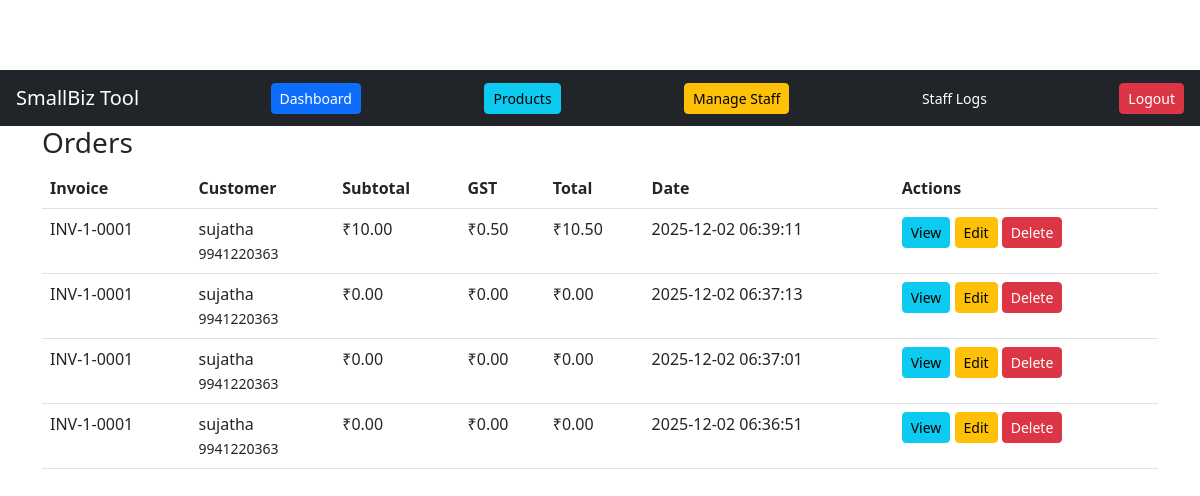
Page /orders (signed in) on the committed database.
### app.py (models this page shows)
class Order(db.Model):
    id = db.Column(db.Integer, primary_key=True)
    user_id = db.Column(db.Integer, db.ForeignKey('user.id'))
    customer_id = db.Column(db.Integer, db.ForeignKey('customer.id'))
    invoice_no = db.Column(db.String(50))
    subtotal = db.Column(db.Float, default=0.0)
    tax_total = db.Column(db.Float, default=0.0)
    total_amount = db.Column(db.Float, default=0.0)
    date = db.Column(db.String(50))
    items = db.relationship('OrderItem', backref='order', cascade='all, delete-orphan')
    customer = db.relationship('Customer', lazy='joined')

class Customer(db.Model):
    id = db.Column(db.Integer, primary_key=True)
    user_id = db.Column(db.Integer, db.ForeignKey('user.id'))
    name = db.Column(db.String(120))
    phone = db.Column(db.String(30))
    notes = db.Column(db.String(255))

### app.py (the view)
@app.route('/orders')
@login_required
def orders():
    orders = Order.query.filter_by(user_id=current_user.id).order_by(Order.id.desc()).all()
    return render_template('orders.html', orders=orders)

### app.py (called while the page is built)
@login_manager.user_loader
def load_user(user_id):
    return User.query.get(int(user_id))

### templates/orders.html
{% extends "base.html" %}
{% block content %}
<h3>Orders</h3>
<table class="table">
  <thead><tr><th>Invoice</th><th>Customer</th><th>Subtotal</th><th>GST</th><th>Total</th><th>Date</th><th>Actions</th></tr></thead>
  <tbody>
  {% for o in orders %}
    <tr>
      <td>{{ o.invoice_no }}</td>
      <td>{{ o.customer.name }}<br><small>{{ o.customer.phone }}</small></td>
      <td>₹{{ "%.2f"|format(o.subtotal) }}</td>
      <td>₹{{ "%.2f"|format(o.tax_total) }}</td>
      <td>₹{{ "%.2f"|format(o.total_amount) }}</td>
      <td>{{ o.date }}</td>
      <td>
        <a class="btn btn-sm btn-info" href="{{ url_for('order_summary', order_id=o.id) }}">View</a>
        <a class="btn btn-sm btn-warning" href="{{ url_for('edit_order', id=o.id) }}">Edit</a>
        <a class="btn btn-sm btn-danger" href="{{ url_for('delete_order', id=o.id) }}">Delete</a>
      </td>
    </tr>
  {% endfor %}
  </tbody>
</table>
{% endblock %}

### templates/base.html (style rules this page uses)
body { padding-top:70px; }

### rows in the picture
Order: invoice_no "INV-1-0001", customer.name "sujatha", customer.phone "9941220363", subtotal "10.00", tax_total "0.50", total_amount "10.50", date "2025-12-02 06:39:11"
Order: invoice_no "INV-1-0001", customer.name "sujatha", customer.phone "9941220363", subtotal "0.00", tax_total "0.00", total_amount "0.00", date "2025-12-02 06:37:13"
Order: invoice_no "INV-1-0001", customer.name "sujatha", customer.phone "9941220363", subtotal "0.00", tax_total "0.00", total_amount "0.00", date "2025-12-02 06:37:01"
Order: invoice_no "INV-1-0001", customer.name "sujatha", customer.phone "9941220363", subtotal "0.00", tax_total "0.00", total_amount "0.00", date "2025-12-02 06:36:51"
